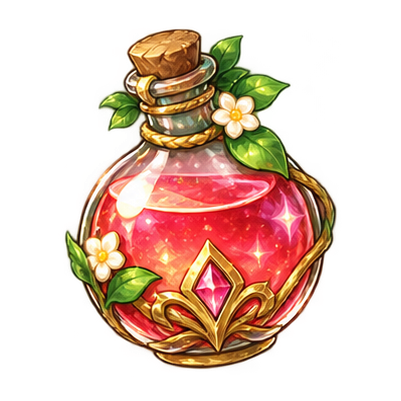
#> input picture assets/ui/shop/health-potion.png, 401 x 401 px, found by its file name
$ python prepare-card-art.py
#> lines starting #> are read from the running program, lines starting #| are printed output that depends on the picture
"""Normalize visible card subjects offline; preserve original artwork and gameplay assets."""
import json
import math
from pathlib import Path
import subprocess
import tempfile
from PIL import Image

ROOT=Path(__file__).resolve().parents[1]
UI=ROOT/'public/assets/ui'
OUT=UI/'card-art'
SIZE=256
# Existing presentation trims excluded adjacent icons; bake these into the derivative.
LEFT_TRIMS={'upgrade/illustrations/skills/returning-ring.png':.20,'upgrade/illustrations/skills/ice-radiance.png':.10}

def quantile(weights,fraction):
    target=sum(weights)*fraction
    total=0
    for index,value in enumerate(weights):
        total+=value
        if total>=target:return index
    return len(weights)-1

def normalize(image):
    image=image.convert('RGBA')
    # Strong-alpha mass ignores faint scattered glow and dust when locating the subject.
    thumb=image.copy();thumb.thumbnail((512,512),Image.Resampling.LANCZOS)
    width,height=thumb.size
    columns=[0.0]*width;rows=[0.0]*height
    for index,alpha in enumerate(thumb.getchannel('A').getdata()):
        weight=(alpha/255)**2 if alpha>=48 else 0
        columns[index%width]+=weight;rows[index//width]+=weight
    mass=sum(columns)
    if mass==0:raise ValueError('Empty or fully faint card artwork')
    left,right=quantile(columns,.005),quantile(columns,.995)+1
    top,bottom=quantile(rows,.005),quantile(rows,.995)+1
    sx,sy=image.width/width,image.height/height
    box=[left*sx,top*sy,right*sx,bottom*sy]
    bw,bh=box[2]-box[0],box[3]-box[1]
    # Optical area helps airy/slender subjects; the longest edge prevents clipping cores.
    scale=min(224/max(bw,bh),math.sqrt(20000/(mass*sx*sy)))
    resized=image.resize((max(1,round(image.width*scale)),max(1,round(image.height*scale))),Image.Resampling.LANCZOS)
    result=Image.new('RGBA',(SIZE,SIZE))
    result.alpha_composite(resized,(round(SIZE/2-(box[0]+box[2])/2*scale),round(SIZE/2-(box[1]+box[3])/2*scale)))
    return result,{'core':list(map(lambda n:round(n,2),box)),'coreSize':[round(bw*scale,2),round(bh*scale,2)],'scale':round(scale,5)}

def main():
    sources=sorted(p for p in (UI/'upgrade/illustrations').rglob('*') if p.suffix in ('.png','.svg'))
    sources.append(UI/'shop/health-potion.png')
    mapping={};records=[];images={}
    with tempfile.TemporaryDirectory(prefix='monsterbonk-card-art-') as temp:
        temp=Path(temp);jobs=[]
        for i,source in enumerate(sources):
            if source.suffix=='.svg':jobs.append({'source':str(source),'output':str(temp/f'{i}.png')})
        if jobs:
            jobfile=temp/'jobs.json';jobfile.write_text(json.dumps(jobs),encoding='utf-8')
            subprocess.run(['node',str(ROOT/'scripts/rasterize-card-svg.mjs'),str(jobfile)],cwd=ROOT,check=True)
        for i,source in enumerate(sources):
            key=source.relative_to(UI).as_posix()
            image=Image.open(temp/f'{i}.png' if source.suffix=='.svg' else source).convert('RGBA')
#> image is the input picture: PIL image 401x401 RGBA; mean R, G, B, A 76.4, 47.6, 31.2, 96.3
            if key in LEFT_TRIMS:image=image.crop((round(image.width*LEFT_TRIMS[key]),0,image.width,image.height))
            result,metrics=normalize(image)
#> after the loop in normalize, `for index,alpha in enumerate(thumb.getchannel('A').getdata()):`: columns = 401 values, max 329.4 at index 187, min 0 at index 0, mean 148.1; rows = 401 values, max 259 at index 242, min 0 at index 0, mean 148.1
#> in normalize, `mass=sum(columns)`: mass = 59385
#> in quantile, `target=sum(weights)*fraction`: target = 296.9
#> the loop in quantile, `for index,value in enumerate(weights):` made 78 passes
#> after the loop in quantile, `for index,value in enumerate(weights):`: total = 335.8
#> after the loop in quantile, `for index,value in enumerate(weights):`: total = 59129
#> in normalize, `left,right=quantile(columns,.005),quantile(columns,.995)+1`: left = 77; right = 328
#> the loop in quantile, `for index,value in enumerate(weights):` made 38 passes
#> (value, total) on passes 1 to 12: (0, 0), (0, 0), (0, 0), (0, 0), (0, 0), (0, 0), (0, 0), (0, 0), (0, 0), (0, 0), (0, 0), (0, 0)
#> after the loop in quantile, `for index,value in enumerate(weights):`: total = 356.4
#> the loop in quantile, `for index,value in enumerate(weights):` made 363 passes
#> after the loop in quantile, `for index,value in enumerate(weights):`: total = 59149.2
#> in normalize, `top,bottom=quantile(rows,.005),quantile(rows,.995)+1`: top = 37; bottom = 363
#> in normalize, `box=[left*sx,top*sy,right*sx,bottom*sy]`: box = [77, 37, 328, 363]
#> in normalize, `bw,bh=box[2]-box[0],box[3]-box[1]`: bw = 251; bh = 326
#> in normalize, `scale=min(224/max(bw,bh),math.sqrt(20000/(mass*sx*sy)))`: scale = 0.58
#> in normalize, `resized=image.resize((max(1,round(image.width*scale)),max(1,round(imag..`:
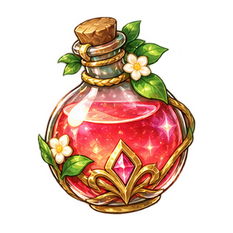
#> resized: PIL image 233x233 RGBA; mean R, G, B, A 75.5, 47.1, 31, 96.3; transparent parts drawn white
#> in normalize, `result=Image.new('RGBA',(SIZE,SIZE))`: result: PIL image 256x256 RGBA; every value is 0
#> in normalize, `result.alpha_composite(resized,(round(SIZE/2-(box[0]+box[2])/2*scale),..`:
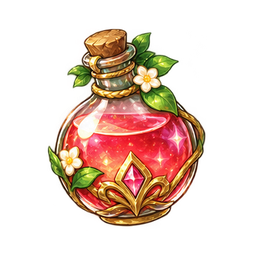
#> result: PIL image 256x256 RGBA; mean R, G, B, A 62.6, 39, 25.7, 79.8; transparent parts drawn white
#> metrics = {'core': [77, 37, 328, 363], 'coreSize': [145.7, 189.2], 'scale': 0.58}
            filename=Path(key).with_suffix('.webp') if source.suffix=='.png' else Path(key).with_name(source.stem+'-vector.webp')
            relative=Path('card-art')/filename
            output=UI/relative;output.parent.mkdir(parents=True,exist_ok=True)
            result.save(output,'WEBP',quality=86,method=6)
            mapping[key]=relative.as_posix();images[key]=result
#> (the run stopped early here; a loop or call above may not have finished)

$ run again, with assets/position-aoe/abyss-vortex.png copied over assets/ui/shop/health-potion.png
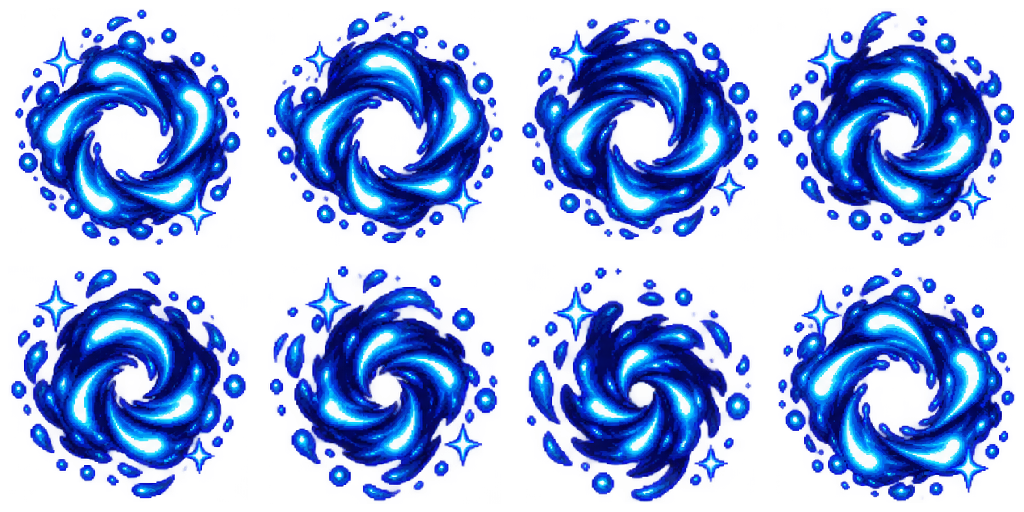
#> input picture assets/position-aoe/abyss-vortex.png, 1024 x 512 px, found by its file name
#> in main, image is the input picture: PIL image 1024x512 RGBA; mean R, G, B, A 9.4, 38.7, 127.5, 107
#> in normalize, `thumb.thumbnail((512, 512), Image.Resampling.LANCZOS)`:
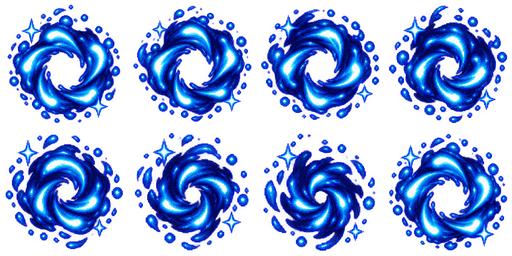
#> thumb: PIL image 512x256 RGBA; mean R, G, B, A 9.5, 37.8, 121.3, 107.1; transparent parts drawn white
#> after the loop in normalize, `for index,alpha in enumerate(thumb.getchannel('A').getdata()):`: columns = 512 values, max 177.5 at index 432, min 0 at index 0, mean 100.8; rows = 256 values, max 354.1 at index 45, min 0 at index 0, mean 201.6
#> mass = 51621.2
#> target = 258.1
#> the loop in quantile, `for index,value in enumerate(weights):` made 17 passes
#> (value, total) on passes 1 to 8: (0, 0), (0, 0), (0, 0), (0, 0), (0, 0), (0.242, 0.242), (4.37, 4.61), (6.42, 11.04)
#> after the loop in quantile, `for index,value in enumerate(weights):`: total = 289.3
#> the loop in quantile, `for index,value in enumerate(weights):` made 498 passes
#> after the loop in quantile, `for index,value in enumerate(weights):`: total = 51382
#> left = 16; right = 498
#> the loop in quantile, `for index,value in enumerate(weights):` made 15 passes
#> (value, total) on passes 1 to 8: (0, 0), (0, 0), (0, 0), (0, 0), (0, 0), (2.03, 2.03), (10.26, 12.3), (16.32, 28.62)
#> after the loop in quantile, `for index,value in enumerate(weights):`: total = 273.2
#> the loop in quantile, `for index,value in enumerate(weights):` made 245 passes
#> after the loop in quantile, `for index,value in enumerate(weights):`: total = 51381.2
#> top = 14; bottom = 245
#> box = [32, 28, 996, 490]
#> bw = 964; bh = 462
#> scale = 0.232
#> in normalize, `result.alpha_composite(resized,(round(SIZE/2-(box[0]+box[2])/2*scale),..`:
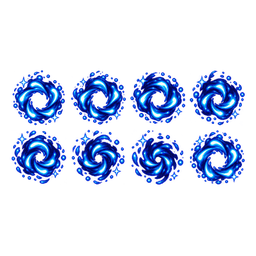
#> result: PIL image 256x256 RGBA; mean R, G, B, A 4.2, 15.6, 52.2, 46.4; transparent parts drawn white
#> metrics = {'core': [32, 28, 996, 490], 'coreSize': [224, 107.3], 'scale': 0.232}

$ run again, with assets/position-aoe/recall-impact.png copied over assets/ui/shop/health-potion.png
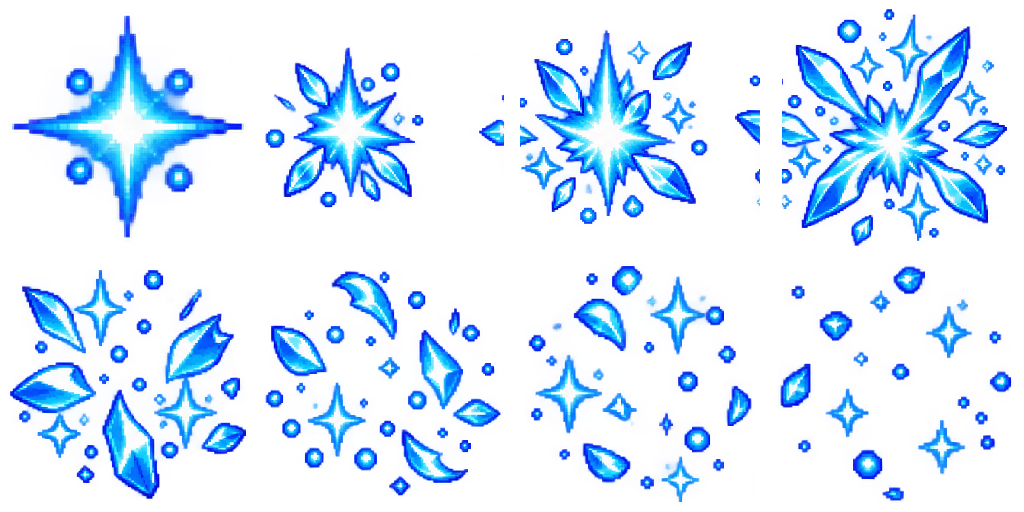
#> input picture assets/position-aoe/recall-impact.png, 1024 x 512 px, found by its file name
#> in main, image is the input picture: PIL image 1024x512 RGBA; mean R, G, B, A 16.9, 54.8, 120, 54.4
#> in normalize, `thumb.thumbnail((512, 512), Image.Resampling.LANCZOS)`:
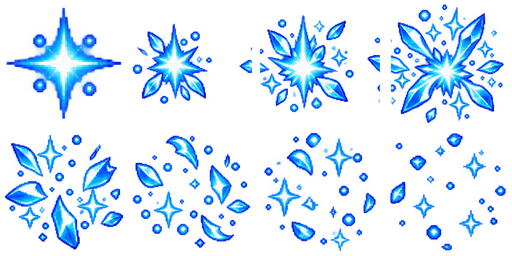
#> thumb: PIL image 512x256 RGBA; mean R, G, B, A 16.9, 52.3, 114.3, 54.6; transparent parts drawn white
#> after the loop in normalize, `for index,alpha in enumerate(thumb.getchannel('A').getdata()):`: columns = 512 values, max 147.6 at index 63, min 0 at index 0, mean 49.61; rows = 256 values, max 293.5 at index 66, min 0 at index 0, mean 99.22
#> mass = 25399.8
#> target = 127
#> the loop in quantile, `for index,value in enumerate(weights):` made 15 passes
#> (value, total) on passes 1 to 8: (0, 0), (0, 0), (0, 0), (0, 0), (0, 0), (1.43, 1.43), (3.46, 4.89), (6.88, 11.77)
#> after the loop in quantile, `for index,value in enumerate(weights):`: total = 136.3
#> the loop in quantile, `for index,value in enumerate(weights):` made 497 passes
#> after the loop in quantile, `for index,value in enumerate(weights):`: total = 25281.8
#> left = 14; right = 497
#> the loop in quantile, `for index,value in enumerate(weights):` made 17 passes
#> (value, total) on passes 1 to 8: (0, 0), (0, 0), (0, 0), (0, 0), (0.404, 0.404), (2.73, 3.13), (3.62, 6.76), (4.65, 11.41)
#> after the loop in quantile, `for index,value in enumerate(weights):`: total = 129.4
#> the loop in quantile, `for index,value in enumerate(weights):` made 244 passes
#> after the loop in quantile, `for index,value in enumerate(weights):`: total = 25295.3
#> top = 16; bottom = 244
#> box = [28, 32, 994, 488]
#> bw = 966; bh = 456
#> scale = 0.232
#> in normalize, `result.alpha_composite(resized,(round(SIZE/2-(box[0]+box[2])/2*scale),..`:
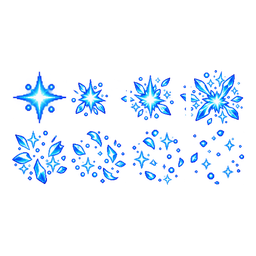
#> result: PIL image 256x256 RGBA; mean R, G, B, A 7.3, 20.6, 47.8, 23.6; transparent parts drawn white
#> metrics = {'core': [28, 32, 994, 488], 'coreSize': [224, 105.7], 'scale': 0.232}
